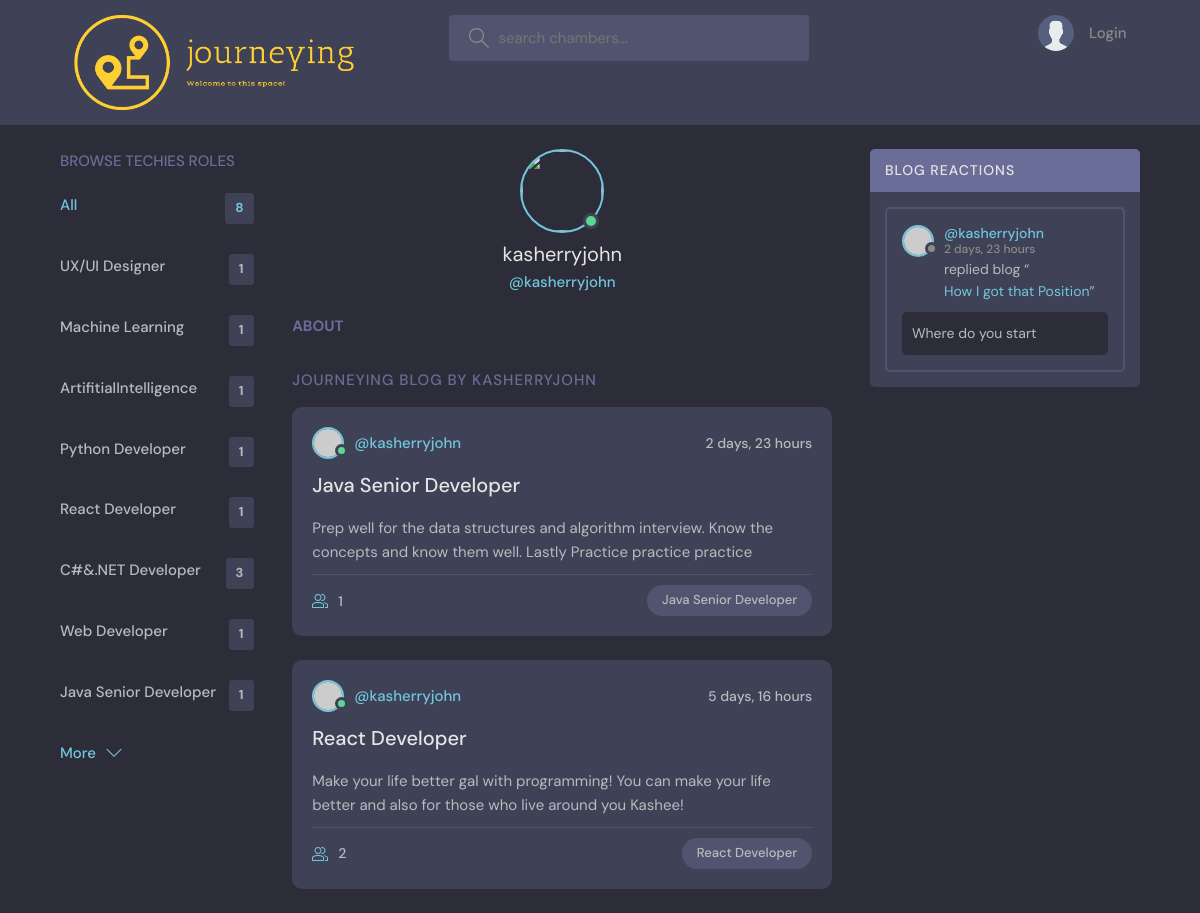
Before: /profile/7/ with the older database file.
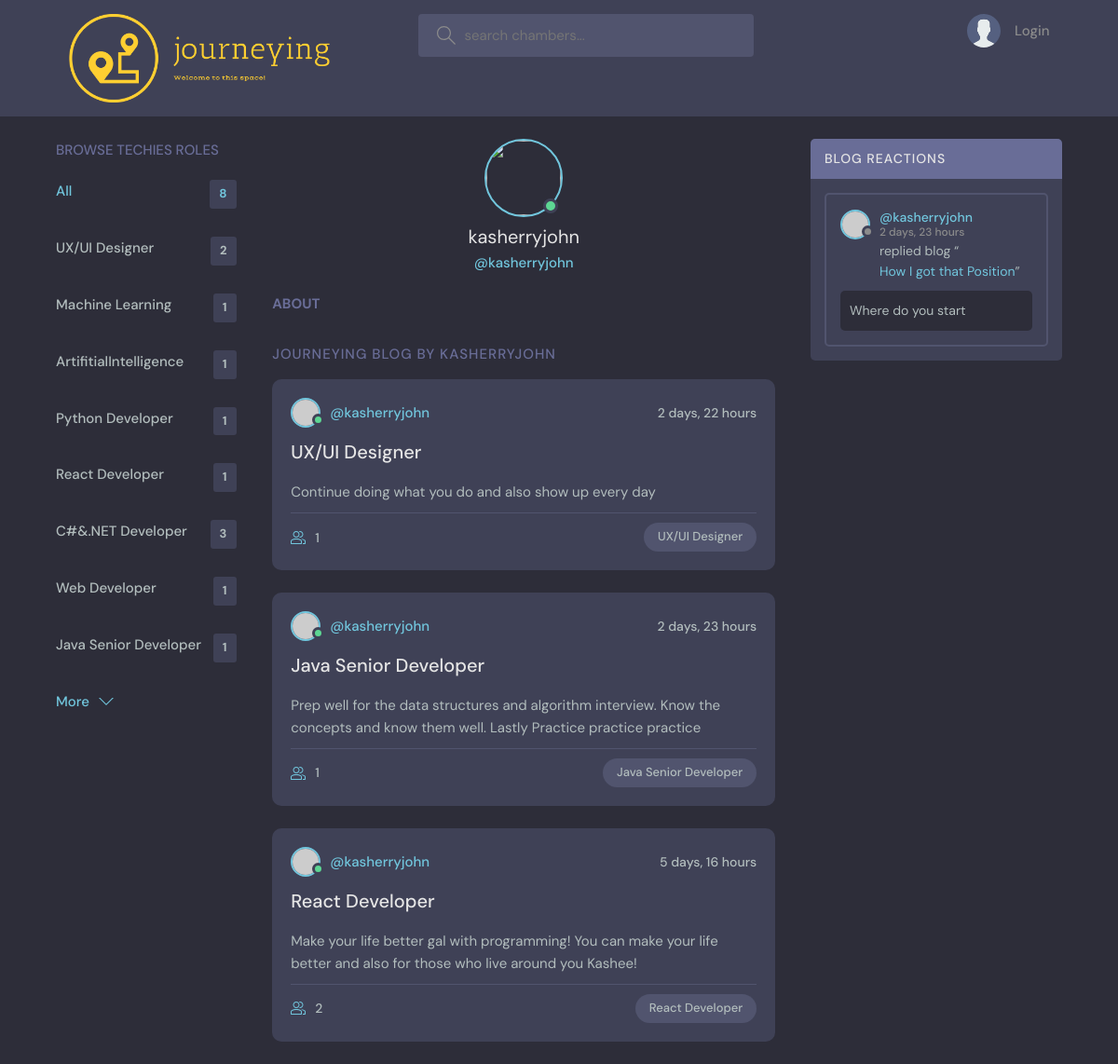
After: the same page with the newer database file.
### journeyingblogs/models.py (models this page shows, shortened)
class Topic(models.Model):
    name = models.CharField(max_length=200)

class Chamber(models.Model):
    host = models.ForeignKey(User, on_delete=models.SET_NULL, null=True)
    topic = models.ForeignKey(Topic, on_delete=models.SET_NULL, null=True)
    name = models.CharField(max_length=200)
    description = models.TextField(null=True, blank=True)
    techiesspace = models.ManyToManyField(User, related_name='techiesspace', blank=True)
    updated = models.DateTimeField(auto_now=True)
    created = models.DateTimeField(auto_now_add=True)
    class Meta:
       ordering = ['-updated', '-created']
    def __str__(self):
        return self.name

class Message(models.Model):
    user =  models.ForeignKey(User, on_delete=models.CASCADE)
    chamber = models.ForeignKey(Chamber, on_delete=models.CASCADE)
    body = models.TextField()
    updated = models.DateTimeField(auto_now=True)
    created = models.DateTimeField(auto_now_add=True)
    class Meta:
       ordering = ['-updated', '-created']

### journeyingblogs/views.py (the view)
# urls.py: path('profile/<str:pk>/', views.userProfile, name="user-profile"),
def userProfile(request, pk):
    user = User.objects.get(id=pk)
    chambers = user.chamber_set.all()
    chamber_messages = user.message_set.all()
    topics = Topic.objects.all()
    context = {'user': user, 'chambers': chambers, 'chamber_messages': chamber_messages,
               'topics': topics}
    return render(request, 'journeyingblogs/userprofile.html', context)

### journeyingblogs/templates/journeyingblogs/userprofile.html (shortened to what this page needs)
{% extends 'main.html' %}
{% block content %}
<main class="profile-page layout layout--3">
  <div class="container">
    {% include 'journeyingblogs/topics.html' %}
    <div class="roomList">
      <div class="profile">
        <div class="profile__avatar">
          <div class="avatar avatar--large active">
            <img src="{{user.avatar.url}}" />
          </div>
        </div>
        <div class="profile__info">
          <h3>{{user.username}}</h3>
          <p>@{{user.username}}</p>
        </div>
        <div class="profile__about">
          <h3>About</h3>
        </div>
      </div>
      <div class="roomList__header">
        <div>
          <h2>Journeying blog by {{user.username}}</a>
          </h2>
        </div>
      </div>
     {% include 'journeyingblogs/content.html' %}
    </div>
    <div>
      {% include 'journeyingblogs/reactions.html' %}
  </div>
  </div>
</main>
{% endblock %}

### journeyingblogs/templates/journeyingblogs/topics.html
<div class="topics">
     <div class="topics__header">
          <h2>Browse Techies Roles</h2>
         </div>
                <ul class="topics__list">
                  <li>
                    <a href="{% url 'homepage' %}" class="active">All <span>{{topics.count}}</span></a>
                  </li>
                  {% for topic in topics %}
                  <li>
                    <a href="{% url 'homepage' %}?q={{topic.name}}">{{topic.name}}<span>{{topic.chamber_set.all.count}}</span></a>
                  </li>
                  {% endfor %}
                </ul>
                <a class="btn btn--link" href="{% url 'topic_page' %}">
                  More
                  <svg version="1.1" xmlns="http://www.w3.org/2000/svg" width="32" height="32" viewBox="0 0 32 32">
                    <title>chevron-down</title>
                    <path d="M16 21l-13-13h-3l16 16 16-16h-3l-13 13z"></path>
                  </svg>
                </a>
              </div>

### journeyingblogs/templates/journeyingblogs/content.html (shortened to what this page needs)
{% for chamber in chambers %}
<div class="roomListRoom">
    <div class="roomListRoom__header">
      <a href="{% url 'user-profile' chamber.host.id %}" class="roomListRoom__author">
        <div class="avatar avatar--small active">
          <img src="https://randomuser.me/api/portraits/men/11.jpg" />
        </div>
        <span>@{{chamber.host.username}}</span>
      </a>
      <div class="roomListRoom__actions">
        <span>{{chamber.created|timesince}}</span>
      </div>
    </div>
    <div class="roomListRoom__content">
      <a href="{% url 'chamber' chamber.id %}">{{chamber.topic.name}}</a>
      <p>
        {{chamber.description}}
      </p>
    </div>
    <div class="roomListRoom__meta">
      <a href="{% url 'chamber' chamber.id %}" class="roomListRoom__joined">
        {{chamber.techiesspace.all.count}}
      </a>
      <p class="roomListRoom__topic">{{chamber.topic.name}}</p>
    </div>
  </div>
{% endfor %}

### journeyingblogs/templates/journeyingblogs/reactions.html (shortened to what this page needs)
<div class="activities">
  <div class="activities__header">
    <h2>Blog Reactions</h2>
  </div>
{% for message in chamber_messages %}
  <div class="activities__box">
    <div class="activities__boxHeader roomListRoom__header">
      <a href="{% url 'user-profile' message.user.id %}" class="roomListRoom__author">
        <div class="avatar avatar--small">
          <img src="https://randomuser.me/api/portraits/women/11.jpg" />
        </div>
        <p>
          @{{message.user.username}}
          <span>{{message.created|timesince}}</span>
        </p>
      </a>
</div>
    <div class="activities__boxContent">
      <p>replied blog “<a href="{% url 'user-profile' message.user.id %}">{{message.chamber}}</a>”</p>
      <div class="activities__boxRoomContent">
        {{message.body}}
      </div>
    </div>
  </div>
  {% endfor %}
</div>

Changed rows visible on the page:
computed for Topic "UX/UI Designer": chamber_set.all.count "1" → "2"
added Chamber: host.username "kasherryjohn", created "2 days, 22 hours", topic.name "UX/UI Designer", description "Continue doing what you do and also show up every day", techiesspace.all.count "1"
